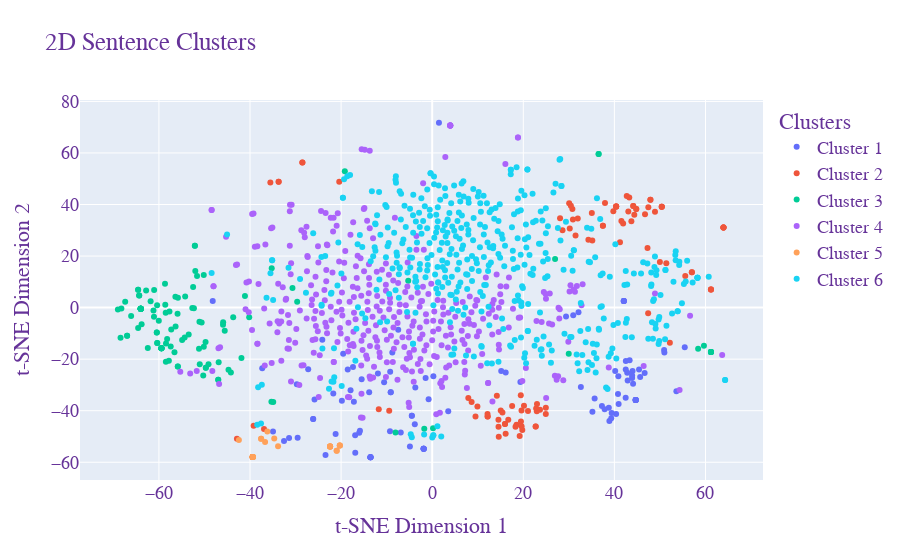

Notebook code for this chart:
### Code cell
import plotly.graph_objects as go
import plotly.io as pio

# Assuming reduced_vectors_2d, num_clusters, and labels are defined
# For demonstration, replace them with appropriate values or calculations

# Create a Plotly scatter plot
fig = go.Figure()

for i in range(num_clusters):
    indices = labels == i
    fig.add_trace(go.Scatter(
        x=reduced_vectors_2d[indices, 0],
        y=reduced_vectors_2d[indices, 1],
        mode='markers',
        name=f'Cluster {i+1}'
    ))

fig.update_layout(
    title='2D Sentence Clusters',
    xaxis_title='t-SNE Dimension 1',
    yaxis_title='t-SNE Dimension 2',
    legend_title="Clusters",
    font=dict(
        family="Courier New, monospace",
        size=18,
        color="RebeccaPurple"
    )
)

# Use Plotly IO to show the figure
pio.show(fig)
